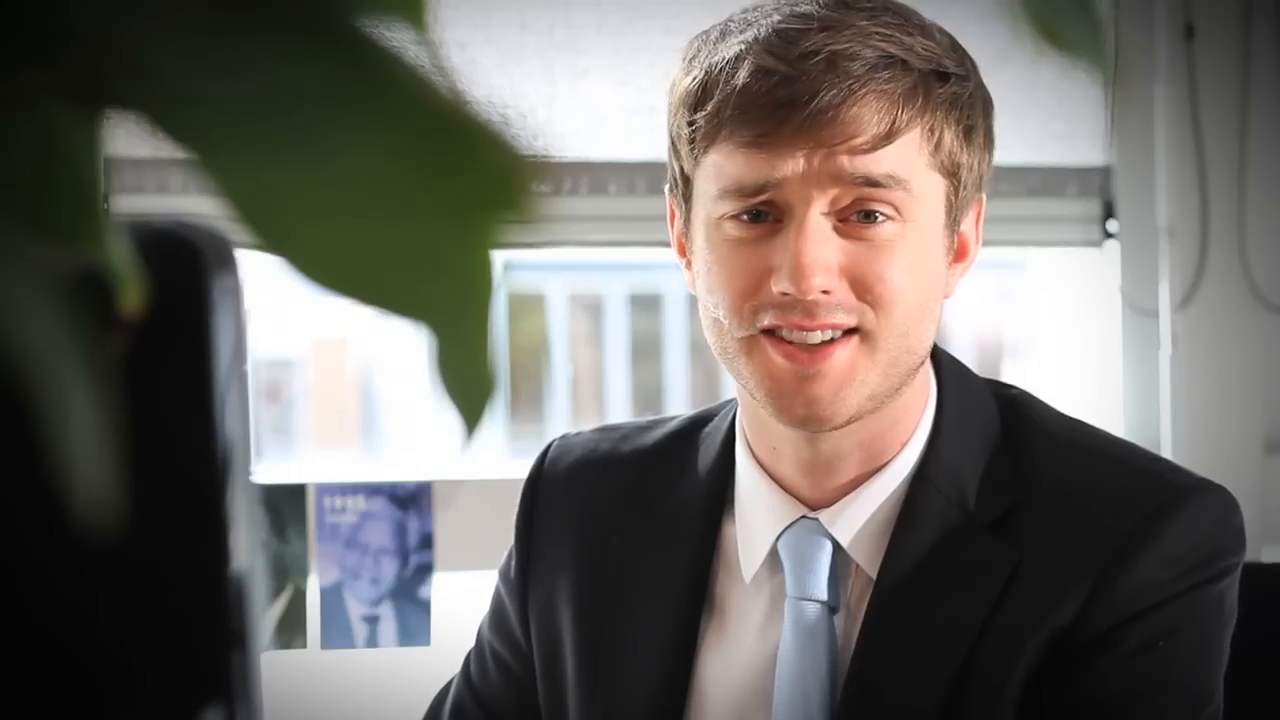
#> input picture frame 29 of input_video/people_video.mp4, 1280 x 720 px
$ python reader_video_webcamera.py
#> lines starting #> are read from the running program, lines starting #| are printed output that depends on the picture; after the words box and inside, x2 and y2 are one past the last pixel; in counts of white or black regions, pixels touching at a corner belong together
import cv2

frameWidth = 640
frameHeight = 480

cap = cv2.VideoCapture("input_video/people_video.mp4")
# cap = cv2.VideoCapture(0)

cap.set(3, frameWidth)
cap.set(4, frameHeight)
cap.set(10, 150)

faceCascade = cv2.CascadeClassifier("haarcascades/haarcascade_frontalface_default.xml")

while True:
    success, img = cap.read()
#> img is the input picture: shape (720, 1280, 3); mean B, G, R 100.7, 105.4, 109.4

    imgGray = cv2.cvtColor(img, cv2.COLOR_BGR2GRAY)
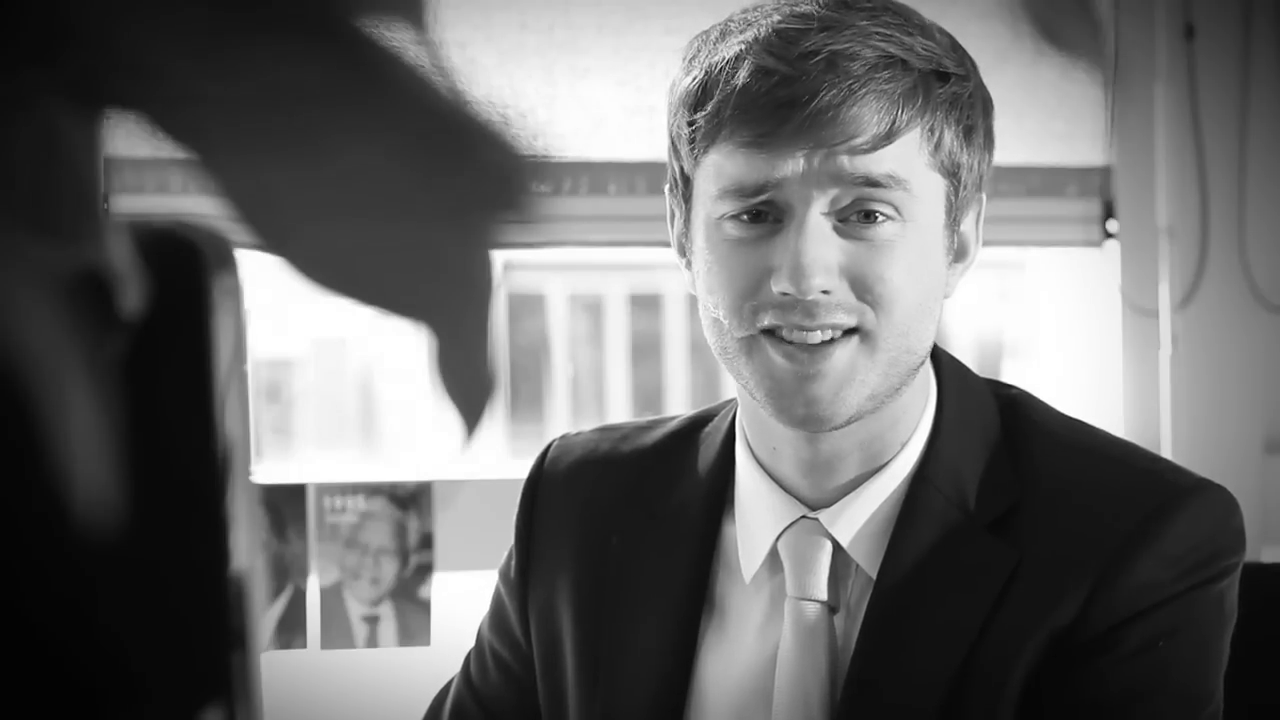
#> imgGray: shape (720, 1280); min 3, max 255, mean 106.1
    faces = faceCascade.detectMultiScale(imgGray, 1.1, 4)
#> faces = [[335, 521, 76, 76], [659, 93, 310, 310]]
    for (x, y, w, h) in faces:
        cv2.rectangle(img, (x, y), (x + w, y + h), (255, 0, 0), 2)
#> this loop made 2 passes
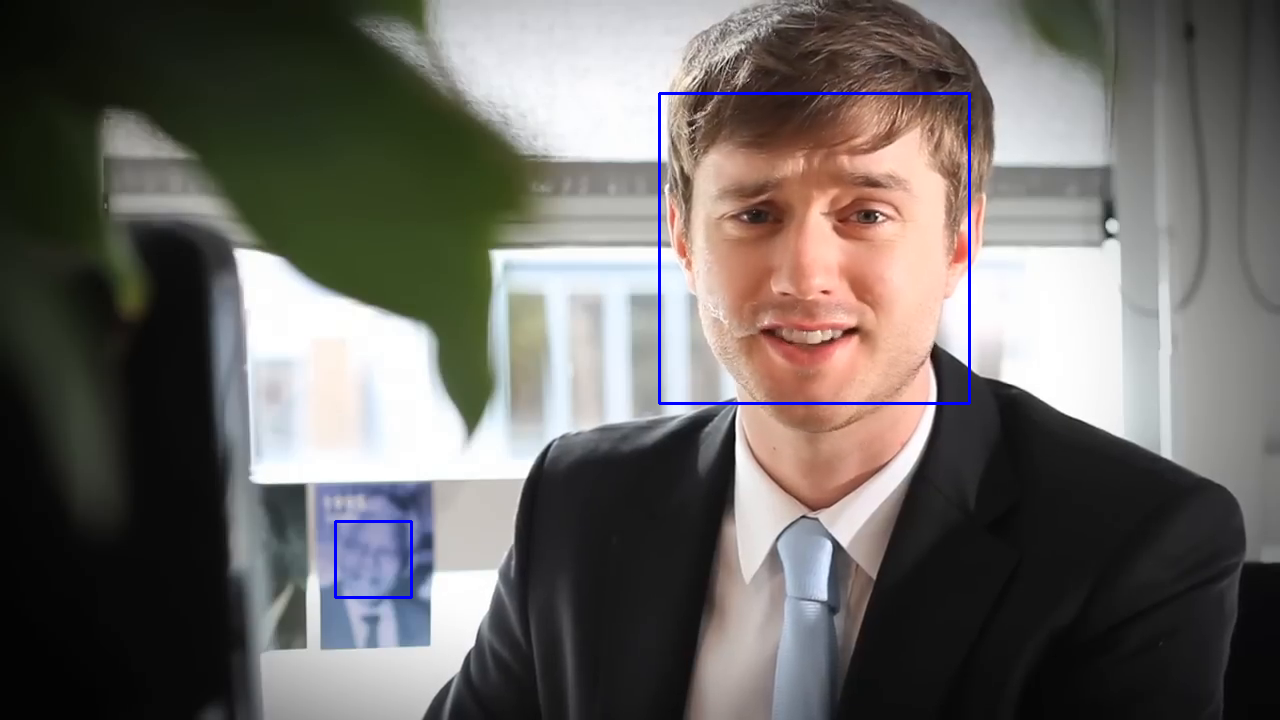
#> img: shape (720, 1280, 3); 0.5% of pixels changed, all inside (x1, y1, x2, y2) = (334, 92, 971, 599)

    cv2.imshow("Web Camera Video", img)

    if cv2.waitKey(1) & 0xFF == ord('q'):
#> (key q is pressed here)
        break
